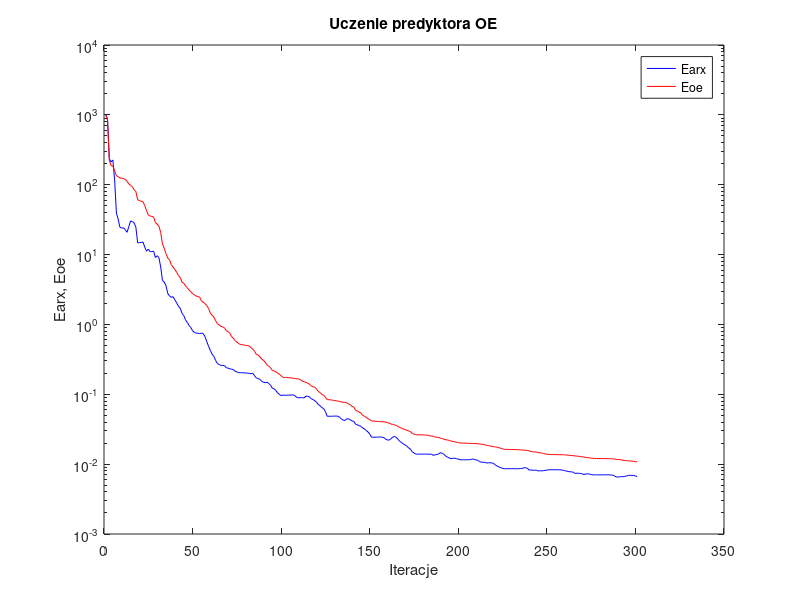
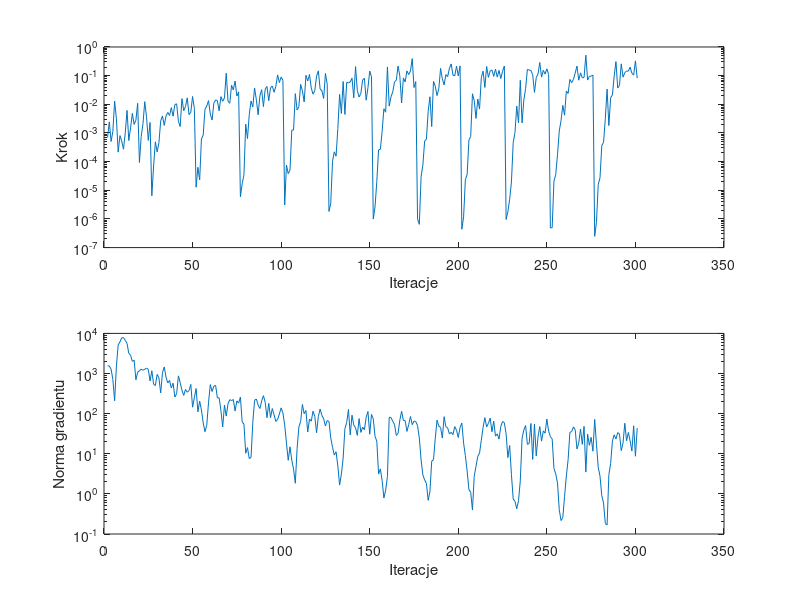

Recreate these plots in MATLAB, in order.
%uczenie predyktora oe
clear all;
n=0; farx(n+1)=1.016605e+003; foe(n+1)=9.873521e+002; wspucz(n+1)=0.000000e+000; ng(n+1)=0.000000e+000;
%odnowa zmiennej metryki
n=1; farx(n+1)=8.637240e+002; foe(n+1)=8.407140e+002; krok(n+1)=6.935224e-004; ng(n+1)=1.553791e+003;
n=2; farx(n+1)=2.359637e+002; foe(n+1)=2.237463e+002; krok(n+1)=2.442482e-003; ng(n+1)=1.540690e+003;
n=3; farx(n+1)=2.125795e+002; foe(n+1)=1.877232e+002; krok(n+1)=5.045766e-004; ng(n+1)=1.286412e+003;
n=4; farx(n+1)=2.254859e+002; foe(n+1)=1.846892e+002; krok(n+1)=1.136630e-003; ng(n+1)=7.116559e+002;
n=5; farx(n+1)=1.165194e+002; foe(n+1)=1.584028e+002; krok(n+1)=1.291090e-002; ng(n+1)=2.099120e+002;
n=6; farx(n+1)=3.924604e+001; foe(n+1)=1.346690e+002; krok(n+1)=3.187345e-003; ng(n+1)=1.514564e+003;
n=7; farx(n+1)=3.208344e+001; foe(n+1)=1.302379e+002; krok(n+1)=2.141893e-004; ng(n+1)=5.131633e+003;
n=8; farx(n+1)=2.451678e+001; foe(n+1)=1.246830e+002; krok(n+1)=8.099138e-004; ng(n+1)=6.135093e+003;
n=9; farx(n+1)=2.397189e+001; foe(n+1)=1.239423e+002; krok(n+1)=5.225197e-004; ng(n+1)=7.745075e+003;
n=10; farx(n+1)=2.416295e+001; foe(n+1)=1.226511e+002; krok(n+1)=2.710676e-004; ng(n+1)=7.847906e+003;
n=11; farx(n+1)=2.280848e+001; foe(n+1)=1.192519e+002; krok(n+1)=1.006709e-003; ng(n+1)=6.691030e+003;
n=12; farx(n+1)=2.083498e+001; foe(n+1)=1.118757e+002; krok(n+1)=6.130766e-003; ng(n+1)=5.642701e+003;
n=13; farx(n+1)=2.503735e+001; foe(n+1)=1.028764e+002; krok(n+1)=5.440190e-004; ng(n+1)=3.169255e+003;
n=14; farx(n+1)=3.035874e+001; foe(n+1)=9.780146e+001; krok(n+1)=1.506590e-003; ng(n+1)=2.862557e+003;
n=15; farx(n+1)=2.955422e+001; foe(n+1)=9.326776e+001; krok(n+1)=4.806036e-003; ng(n+1)=2.011807e+003;
n=16; farx(n+1)=2.849696e+001; foe(n+1)=8.493263e+001; krok(n+1)=1.986798e-003; ng(n+1)=2.145629e+003;
n=17; farx(n+1)=2.453319e+001; foe(n+1)=7.965718e+001; krok(n+1)=2.778799e-003; ng(n+1)=7.001088e+002;
n=18; farx(n+1)=1.470764e+001; foe(n+1)=6.087909e+001; krok(n+1)=1.086709e-002; ng(n+1)=1.074033e+003;
n=19; farx(n+1)=1.485485e+001; foe(n+1)=5.899649e+001; krok(n+1)=9.345155e-005; ng(n+1)=1.176672e+003;
n=20; farx(n+1)=1.489073e+001; foe(n+1)=5.814004e+001; krok(n+1)=7.553219e-004; ng(n+1)=1.286613e+003;
n=21; farx(n+1)=1.513043e+001; foe(n+1)=5.695393e+001; krok(n+1)=2.081087e-003; ng(n+1)=1.205141e+003;
n=22; farx(n+1)=1.281581e+001; foe(n+1)=5.044892e+001; krok(n+1)=1.238474e-002; ng(n+1)=1.273964e+003;
n=23; farx(n+1)=1.117130e+001; foe(n+1)=4.248179e+001; krok(n+1)=3.683227e-003; ng(n+1)=1.365306e+003;
n=24; farx(n+1)=1.194670e+001; foe(n+1)=3.699547e+001; krok(n+1)=5.504055e-004; ng(n+1)=1.264178e+003;
n=25; farx(n+1)=1.101893e+001; foe(n+1)=3.559854e+001; krok(n+1)=2.329252e-003; ng(n+1)=6.509564e+002;
%odnowa zmiennej metryki
n=26; farx(n+1)=1.104474e+001; foe(n+1)=3.527639e+001; krok(n+1)=6.439438e-006; ng(n+1)=1.175307e+003;
n=27; farx(n+1)=1.120817e+001; foe(n+1)=3.451348e+001; krok(n+1)=7.066590e-005; ng(n+1)=5.423303e+002;
n=28; farx(n+1)=9.071778e+000; foe(n+1)=2.884471e+001; krok(n+1)=4.927090e-004; ng(n+1)=5.013993e+002;
n=29; farx(n+1)=9.628479e+000; foe(n+1)=2.719597e+001; krok(n+1)=2.178264e-004; ng(n+1)=9.513427e+002;
n=30; farx(n+1)=9.045939e+000; foe(n+1)=2.556392e+001; krok(n+1)=4.526501e-004; ng(n+1)=7.826788e+002;
n=31; farx(n+1)=6.645447e+000; foe(n+1)=2.070568e+001; krok(n+1)=2.648499e-003; ng(n+1)=3.284524e+002;
n=32; farx(n+1)=4.244224e+000; foe(n+1)=1.419565e+001; krok(n+1)=3.935040e-003; ng(n+1)=1.049140e+003;
n=33; farx(n+1)=4.051885e+000; foe(n+1)=1.232081e+001; krok(n+1)=1.841613e-003; ng(n+1)=1.461652e+003;
n=34; farx(n+1)=3.578434e+000; foe(n+1)=1.027772e+001; krok(n+1)=3.886030e-003; ng(n+1)=8.135302e+002;
n=35; farx(n+1)=2.763608e+000; foe(n+1)=8.913072e+000; krok(n+1)=5.214527e-003; ng(n+1)=5.828114e+002;
n=36; farx(n+1)=2.559579e+000; foe(n+1)=8.412382e+000; krok(n+1)=4.054150e-003; ng(n+1)=6.725118e+002;
n=37; farx(n+1)=2.441916e+000; foe(n+1)=7.187272e+000; krok(n+1)=7.632150e-003; ng(n+1)=4.365811e+002;
n=38; farx(n+1)=2.492100e+000; foe(n+1)=6.632149e+000; krok(n+1)=3.846158e-003; ng(n+1)=5.734834e+002;
n=39; farx(n+1)=2.248231e+000; foe(n+1)=6.115139e+000; krok(n+1)=9.784074e-003; ng(n+1)=2.595253e+002;
n=40; farx(n+1)=2.039099e+000; foe(n+1)=5.606871e+000; krok(n+1)=1.042882e-002; ng(n+1)=3.141599e+002;
n=41; farx(n+1)=1.826390e+000; foe(n+1)=5.020215e+000; krok(n+1)=2.530456e-003; ng(n+1)=8.739775e+002;
n=42; farx(n+1)=1.713357e+000; foe(n+1)=4.712731e+000; krok(n+1)=1.675019e-003; ng(n+1)=5.932055e+002;
n=43; farx(n+1)=1.445332e+000; foe(n+1)=4.041966e+000; krok(n+1)=1.580614e-002; ng(n+1)=3.827089e+002;
n=44; farx(n+1)=1.343217e+000; foe(n+1)=3.877649e+000; krok(n+1)=5.967857e-003; ng(n+1)=2.849694e+002;
n=45; farx(n+1)=1.166253e+000; foe(n+1)=3.590039e+000; krok(n+1)=8.324349e-003; ng(n+1)=4.012431e+002;
n=46; farx(n+1)=1.063651e+000; foe(n+1)=3.348829e+000; krok(n+1)=1.675780e-002; ng(n+1)=3.406303e+002;
n=47; farx(n+1)=9.680618e-001; foe(n+1)=3.108795e+000; krok(n+1)=4.336062e-003; ng(n+1)=3.750878e+002;
n=48; farx(n+1)=9.037697e-001; foe(n+1)=2.952033e+000; krok(n+1)=5.282995e-003; ng(n+1)=5.367347e+002;
n=49; farx(n+1)=8.135331e-001; foe(n+1)=2.766042e+000; krok(n+1)=1.875076e-002; ng(n+1)=1.448069e+002;
n=50; farx(n+1)=7.679066e-001; foe(n+1)=2.657613e+000; krok(n+1)=7.251821e-003; ng(n+1)=2.483637e+002;
%odnowa zmiennej metryki
n=51; farx(n+1)=7.519884e-001; foe(n+1)=2.542525e+000; krok(n+1)=1.277945e-005; ng(n+1)=4.223616e+002;
n=52; farx(n+1)=7.460886e-001; foe(n+1)=2.509533e+000; krok(n+1)=6.322074e-005; ng(n+1)=1.104261e+002;
n=53; farx(n+1)=7.406306e-001; foe(n+1)=2.463633e+000; krok(n+1)=2.299949e-005; ng(n+1)=2.048477e+002;
n=54; farx(n+1)=7.497275e-001; foe(n+1)=2.170983e+000; krok(n+1)=6.187216e-004; ng(n+1)=1.233858e+002;
n=55; farx(n+1)=7.396531e-001; foe(n+1)=2.086172e+000; krok(n+1)=8.476039e-004; ng(n+1)=5.900075e+001;
n=56; farx(n+1)=6.688553e-001; foe(n+1)=1.986339e+000; krok(n+1)=6.669234e-003; ng(n+1)=3.542853e+001;
n=57; farx(n+1)=5.695848e-001; foe(n+1)=1.857306e+000; krok(n+1)=8.685477e-003; ng(n+1)=5.129940e+001;
n=58; farx(n+1)=4.882252e-001; foe(n+1)=1.700441e+000; krok(n+1)=1.339882e-002; ng(n+1)=1.859033e+002;
n=59; farx(n+1)=4.259014e-001; foe(n+1)=1.461874e+000; krok(n+1)=4.564205e-003; ng(n+1)=5.296821e+002;
n=60; farx(n+1)=3.761322e-001; foe(n+1)=1.351559e+000; krok(n+1)=2.827499e-003; ng(n+1)=3.566369e+002;
n=61; farx(n+1)=3.498503e-001; foe(n+1)=1.280436e+000; krok(n+1)=1.089156e-002; ng(n+1)=4.837050e+002;
n=62; farx(n+1)=3.052798e-001; foe(n+1)=1.131331e+000; krok(n+1)=1.423801e-002; ng(n+1)=5.070357e+002;
n=63; farx(n+1)=2.760440e-001; foe(n+1)=1.026137e+000; krok(n+1)=1.333847e-002; ng(n+1)=2.481792e+002;
n=64; farx(n+1)=2.665968e-001; foe(n+1)=9.799132e-001; krok(n+1)=5.906887e-003; ng(n+1)=2.478556e+002;
n=65; farx(n+1)=2.594135e-001; foe(n+1)=9.391850e-001; krok(n+1)=1.850334e-002; ng(n+1)=1.200123e+002;
n=66; farx(n+1)=2.587925e-001; foe(n+1)=9.203710e-001; krok(n+1)=1.269968e-002; ng(n+1)=4.642954e+001;
n=67; farx(n+1)=2.576506e-001; foe(n+1)=8.983184e-001; krok(n+1)=1.673711e-002; ng(n+1)=1.628741e+002;
n=68; farx(n+1)=2.411983e-001; foe(n+1)=8.145084e-001; krok(n+1)=1.216984e-001; ng(n+1)=8.680219e+001;
n=69; farx(n+1)=2.367204e-001; foe(n+1)=7.885705e-001; krok(n+1)=1.281894e-002; ng(n+1)=1.773792e+002;
n=70; farx(n+1)=2.311695e-001; foe(n+1)=7.489778e-001; krok(n+1)=1.082825e-002; ng(n+1)=2.228316e+002;
n=71; farx(n+1)=2.293096e-001; foe(n+1)=6.700556e-001; krok(n+1)=4.614317e-002; ng(n+1)=2.113128e+002;
n=72; farx(n+1)=2.262733e-001; foe(n+1)=6.358256e-001; krok(n+1)=3.178877e-002; ng(n+1)=2.244422e+002;
n=73; farx(n+1)=2.140069e-001; foe(n+1)=5.859862e-001; krok(n+1)=6.488875e-002; ng(n+1)=1.161420e+002;
n=74; farx(n+1)=2.089496e-001; foe(n+1)=5.608614e-001; krok(n+1)=1.941426e-002; ng(n+1)=2.081687e+002;
n=75; farx(n+1)=2.043886e-001; foe(n+1)=5.322952e-001; krok(n+1)=2.721013e-002; ng(n+1)=1.823575e+002;
%odnowa zmiennej metryki
n=76; farx(n+1)=2.036518e-001; foe(n+1)=5.169331e-001; krok(n+1)=5.918863e-006; ng(n+1)=2.581866e+002;
n=77; farx(n+1)=2.035392e-001; foe(n+1)=5.138419e-001; krok(n+1)=1.685899e-005; ng(n+1)=6.227289e+001;
n=78; farx(n+1)=2.029109e-001; foe(n+1)=5.070776e-001; krok(n+1)=3.494762e-005; ng(n+1)=5.452196e+001;
n=79; farx(n+1)=2.017878e-001; foe(n+1)=5.007912e-001; krok(n+1)=2.032662e-003; ng(n+1)=1.029707e+001;
n=80; farx(n+1)=2.006637e-001; foe(n+1)=4.961832e-001; krok(n+1)=6.369581e-004; ng(n+1)=1.423197e+001;
n=81; farx(n+1)=1.988070e-001; foe(n+1)=4.903665e-001; krok(n+1)=4.375565e-003; ng(n+1)=7.572288e+000;
n=82; farx(n+1)=1.969926e-001; foe(n+1)=4.664407e-001; krok(n+1)=1.299379e-002; ng(n+1)=8.131436e+000;
n=83; farx(n+1)=1.993346e-001; foe(n+1)=4.424359e-001; krok(n+1)=8.053672e-003; ng(n+1)=6.036567e+001;
n=84; farx(n+1)=1.840273e-001; foe(n+1)=4.133580e-001; krok(n+1)=3.706539e-002; ng(n+1)=2.146634e+002;
n=85; farx(n+1)=1.715057e-001; foe(n+1)=3.722778e-001; krok(n+1)=1.450364e-002; ng(n+1)=2.315481e+002;
n=86; farx(n+1)=1.683518e-001; foe(n+1)=3.648951e-001; krok(n+1)=4.290347e-003; ng(n+1)=1.632846e+002;
n=87; farx(n+1)=1.630461e-001; foe(n+1)=3.456089e-001; krok(n+1)=1.989989e-002; ng(n+1)=1.342724e+002;
n=88; farx(n+1)=1.536990e-001; foe(n+1)=3.202143e-001; krok(n+1)=3.244437e-002; ng(n+1)=2.066348e+002;
n=89; farx(n+1)=1.485248e-001; foe(n+1)=3.052783e-001; krok(n+1)=8.307419e-003; ng(n+1)=2.804804e+002;
n=90; farx(n+1)=1.468125e-001; foe(n+1)=2.875304e-001; krok(n+1)=3.369650e-002; ng(n+1)=1.914519e+002;
n=91; farx(n+1)=1.486255e-001; foe(n+1)=2.633574e-001; krok(n+1)=4.186607e-002; ng(n+1)=7.911540e+001;
n=92; farx(n+1)=1.431417e-001; foe(n+1)=2.522077e-001; krok(n+1)=1.333847e-002; ng(n+1)=1.807145e+002;
n=93; farx(n+1)=1.355165e-001; foe(n+1)=2.396890e-001; krok(n+1)=3.783561e-002; ng(n+1)=7.923826e+001;
n=94; farx(n+1)=1.220425e-001; foe(n+1)=2.194094e-001; krok(n+1)=4.346837e-002; ng(n+1)=1.341317e+002;
n=95; farx(n+1)=1.198356e-001; foe(n+1)=2.161757e-001; krok(n+1)=2.629130e-002; ng(n+1)=9.343283e+001;
n=96; farx(n+1)=1.130606e-001; foe(n+1)=2.098020e-001; krok(n+1)=4.242564e-002; ng(n+1)=6.406412e+001;
n=97; farx(n+1)=1.050106e-001; foe(n+1)=2.019518e-001; krok(n+1)=1.057059e-001; ng(n+1)=7.181056e+001;
n=98; farx(n+1)=9.968071e-002; foe(n+1)=1.937887e-001; krok(n+1)=5.737813e-002; ng(n+1)=9.784277e+001;
n=99; farx(n+1)=9.580694e-002; foe(n+1)=1.839099e-001; krok(n+1)=8.973318e-002; ng(n+1)=1.394768e+002;
n=100; farx(n+1)=9.718368e-002; foe(n+1)=1.744953e-001; krok(n+1)=6.900644e-002; ng(n+1)=1.031865e+002;
%odnowa zmiennej metryki
n=101; farx(n+1)=9.717909e-002; foe(n+1)=1.741335e-001; krok(n+1)=3.054530e-006; ng(n+1)=5.185205e+001;
n=102; farx(n+1)=9.700897e-002; foe(n+1)=1.732404e-001; krok(n+1)=7.616212e-005; ng(n+1)=1.852205e+001;
n=103; farx(n+1)=9.701523e-002; foe(n+1)=1.731850e-001; krok(n+1)=3.773212e-005; ng(n+1)=6.873196e+000;
n=104; farx(n+1)=9.725648e-002; foe(n+1)=1.726389e-001; krok(n+1)=5.039187e-005; ng(n+1)=1.488674e+001;
n=105; farx(n+1)=9.800431e-002; foe(n+1)=1.705177e-001; krok(n+1)=1.250908e-003; ng(n+1)=6.935985e+000;
n=106; farx(n+1)=9.795613e-002; foe(n+1)=1.698598e-001; krok(n+1)=1.259039e-003; ng(n+1)=4.186485e+000;
n=107; farx(n+1)=9.406005e-002; foe(n+1)=1.680702e-001; krok(n+1)=2.356822e-002; ng(n+1)=1.839673e+000;
n=108; farx(n+1)=8.962423e-002; foe(n+1)=1.663369e-001; krok(n+1)=6.353015e-003; ng(n+1)=1.340649e+001;
n=109; farx(n+1)=8.907444e-002; foe(n+1)=1.656561e-001; krok(n+1)=8.252113e-003; ng(n+1)=4.644276e+001;
n=110; farx(n+1)=8.982117e-002; foe(n+1)=1.609231e-001; krok(n+1)=4.954706e-002; ng(n+1)=6.357550e+001;
n=111; farx(n+1)=8.904843e-002; foe(n+1)=1.538698e-001; krok(n+1)=2.977641e-002; ng(n+1)=1.695222e+002;
n=112; farx(n+1)=8.906940e-002; foe(n+1)=1.516226e-001; krok(n+1)=1.204622e-002; ng(n+1)=9.940846e+001;
n=113; farx(n+1)=9.432473e-002; foe(n+1)=1.481427e-001; krok(n+1)=1.032026e-001; ng(n+1)=1.194146e+002;
n=114; farx(n+1)=9.345875e-002; foe(n+1)=1.449335e-001; krok(n+1)=6.503090e-002; ng(n+1)=3.478784e+001;
n=115; farx(n+1)=9.200370e-002; foe(n+1)=1.392860e-001; krok(n+1)=1.096481e-001; ng(n+1)=7.330946e+001;
n=116; farx(n+1)=8.623948e-002; foe(n+1)=1.316904e-001; krok(n+1)=3.687011e-002; ng(n+1)=6.491630e+001;
n=117; farx(n+1)=8.405250e-002; foe(n+1)=1.284290e-001; krok(n+1)=2.262062e-002; ng(n+1)=1.152800e+002;
n=118; farx(n+1)=8.103559e-002; foe(n+1)=1.256817e-001; krok(n+1)=3.010907e-002; ng(n+1)=8.507458e+001;
n=119; farx(n+1)=7.695558e-002; foe(n+1)=1.190041e-001; krok(n+1)=9.673938e-002; ng(n+1)=3.344743e+001;
n=120; farx(n+1)=7.132995e-002; foe(n+1)=1.099113e-001; krok(n+1)=1.471339e-001; ng(n+1)=8.504776e+001;
n=121; farx(n+1)=6.851083e-002; foe(n+1)=1.055498e-001; krok(n+1)=3.426151e-002; ng(n+1)=1.300656e+002;
n=122; farx(n+1)=6.437130e-002; foe(n+1)=9.925851e-002; krok(n+1)=2.963700e-002; ng(n+1)=9.024880e+001;
n=123; farx(n+1)=6.249068e-002; foe(n+1)=9.669081e-002; krok(n+1)=1.600678e-002; ng(n+1)=7.434155e+001;
n=124; farx(n+1)=5.622617e-002; foe(n+1)=9.086085e-002; krok(n+1)=1.191056e-001; ng(n+1)=4.908274e+001;
n=125; farx(n+1)=4.847715e-002; foe(n+1)=8.398743e-002; krok(n+1)=5.025120e-002; ng(n+1)=6.732560e+001;
%odnowa zmiennej metryki
n=126; farx(n+1)=4.846881e-002; foe(n+1)=8.351099e-002; krok(n+1)=1.826176e-006; ng(n+1)=6.399684e+001;
n=127; farx(n+1)=4.847760e-002; foe(n+1)=8.343729e-002; krok(n+1)=3.487566e-006; ng(n+1)=2.491879e+001;
n=128; farx(n+1)=4.853588e-002; foe(n+1)=8.224232e-002; krok(n+1)=1.032442e-004; ng(n+1)=1.451450e+001;
n=129; farx(n+1)=4.872333e-002; foe(n+1)=8.164980e-002; krok(n+1)=2.197532e-004; ng(n+1)=9.280962e+000;
n=130; farx(n+1)=4.874864e-002; foe(n+1)=8.081496e-002; krok(n+1)=1.545124e-004; ng(n+1)=1.121091e+001;
n=131; farx(n+1)=4.860134e-002; foe(n+1)=7.992333e-002; krok(n+1)=1.415702e-003; ng(n+1)=4.988985e+000;
n=132; farx(n+1)=4.678441e-002; foe(n+1)=7.887839e-002; krok(n+1)=2.223039e-002; ng(n+1)=1.659281e+000;
n=133; farx(n+1)=4.449094e-002; foe(n+1)=7.773344e-002; krok(n+1)=4.800362e-003; ng(n+1)=3.104312e+000;
n=134; farx(n+1)=4.271705e-002; foe(n+1)=7.694988e-002; krok(n+1)=6.244338e-002; ng(n+1)=7.804082e+000;
n=135; farx(n+1)=4.219063e-002; foe(n+1)=7.673588e-002; krok(n+1)=4.427789e-003; ng(n+1)=4.269976e+001;
n=136; farx(n+1)=4.456582e-002; foe(n+1)=7.537435e-002; krok(n+1)=5.857529e-002; ng(n+1)=5.991360e+001;
n=137; farx(n+1)=4.452397e-002; foe(n+1)=7.292760e-002; krok(n+1)=5.558094e-002; ng(n+1)=1.272660e+002;
n=138; farx(n+1)=4.341463e-002; foe(n+1)=7.137575e-002; krok(n+1)=6.024636e-002; ng(n+1)=2.947501e+001;
n=139; farx(n+1)=4.142599e-002; foe(n+1)=6.676145e-002; krok(n+1)=8.172294e-002; ng(n+1)=9.146599e+001;
n=140; farx(n+1)=4.095261e-002; foe(n+1)=6.606973e-002; krok(n+1)=1.675780e-002; ng(n+1)=5.221910e+001;
n=141; farx(n+1)=3.734334e-002; foe(n+1)=5.914935e-002; krok(n+1)=2.073757e-001; ng(n+1)=4.443285e+001;
n=142; farx(n+1)=3.661721e-002; foe(n+1)=5.756990e-002; krok(n+1)=2.981463e-002; ng(n+1)=2.874191e+001;
n=143; farx(n+1)=3.558149e-002; foe(n+1)=5.562396e-002; krok(n+1)=1.789318e-002; ng(n+1)=7.525398e+001;
n=144; farx(n+1)=3.478354e-002; foe(n+1)=5.414433e-002; krok(n+1)=2.417030e-002; ng(n+1)=3.404894e+001;
n=145; farx(n+1)=3.299045e-002; foe(n+1)=4.990943e-002; krok(n+1)=7.071636e-002; ng(n+1)=4.601814e+001;
n=146; farx(n+1)=3.183409e-002; foe(n+1)=4.855139e-002; krok(n+1)=8.097460e-002; ng(n+1)=3.980684e+001;
n=147; farx(n+1)=3.034778e-002; foe(n+1)=4.684313e-002; krok(n+1)=1.392711e-002; ng(n+1)=8.142499e+001;
n=148; farx(n+1)=2.894177e-002; foe(n+1)=4.475148e-002; krok(n+1)=3.818352e-002; ng(n+1)=1.131857e+002;
n=149; farx(n+1)=2.700801e-002; foe(n+1)=4.337867e-002; krok(n+1)=1.443061e-001; ng(n+1)=3.071987e+001;
n=150; farx(n+1)=2.428335e-002; foe(n+1)=4.157420e-002; krok(n+1)=9.137743e-002; ng(n+1)=9.562896e+001;
%odnowa zmiennej metryki
n=151; farx(n+1)=2.429419e-002; foe(n+1)=4.134273e-002; krok(n+1)=9.901237e-007; ng(n+1)=7.413856e+001;
n=152; farx(n+1)=2.430683e-002; foe(n+1)=4.125485e-002; krok(n+1)=2.649442e-006; ng(n+1)=2.717748e+001;
n=153; farx(n+1)=2.437581e-002; foe(n+1)=4.088289e-002; krok(n+1)=2.016710e-005; ng(n+1)=2.059668e+001;
n=154; farx(n+1)=2.439065e-002; foe(n+1)=4.077911e-002; krok(n+1)=2.578918e-004; ng(n+1)=3.111381e+000;
n=155; farx(n+1)=2.441696e-002; foe(n+1)=4.060714e-002; krok(n+1)=2.695564e-004; ng(n+1)=4.191151e+000;
n=156; farx(n+1)=2.434803e-002; foe(n+1)=4.042129e-002; krok(n+1)=1.123587e-003; ng(n+1)=2.173791e+000;
n=157; farx(n+1)=2.393341e-002; foe(n+1)=4.031286e-002; krok(n+1)=7.000907e-003; ng(n+1)=7.910267e-001;
n=158; farx(n+1)=2.285114e-002; foe(n+1)=4.012734e-002; krok(n+1)=5.295103e-003; ng(n+1)=1.241219e+000;
n=159; farx(n+1)=2.217012e-002; foe(n+1)=3.902558e-002; krok(n+1)=2.012417e-001; ng(n+1)=2.705199e+000;
n=160; farx(n+1)=2.211147e-002; foe(n+1)=3.890281e-002; krok(n+1)=8.647968e-003; ng(n+1)=8.147611e+001;
n=161; farx(n+1)=2.312685e-002; foe(n+1)=3.754386e-002; krok(n+1)=1.809047e-002; ng(n+1)=7.996137e+001;
n=162; farx(n+1)=2.435355e-002; foe(n+1)=3.703797e-002; krok(n+1)=2.712333e-002; ng(n+1)=6.471017e+001;
n=163; farx(n+1)=2.496233e-002; foe(n+1)=3.631838e-002; krok(n+1)=6.004768e-002; ng(n+1)=5.307227e+001;
n=164; farx(n+1)=2.415477e-002; foe(n+1)=3.584240e-002; krok(n+1)=6.900644e-002; ng(n+1)=2.857721e+001;
n=165; farx(n+1)=2.264613e-002; foe(n+1)=3.475287e-002; krok(n+1)=2.176076e-001; ng(n+1)=3.231587e+001;
n=166; farx(n+1)=2.114834e-002; foe(n+1)=3.339024e-002; krok(n+1)=9.599621e-002; ng(n+1)=6.887956e+001;
n=167; farx(n+1)=2.037309e-002; foe(n+1)=3.273678e-002; krok(n+1)=1.111520e-002; ng(n+1)=1.145889e+002;
n=168; farx(n+1)=1.941363e-002; foe(n+1)=3.179614e-002; krok(n+1)=8.331886e-002; ng(n+1)=6.764873e+001;
n=169; farx(n+1)=1.886037e-002; foe(n+1)=3.123946e-002; krok(n+1)=6.004768e-002; ng(n+1)=6.707007e+001;
n=170; farx(n+1)=1.804341e-002; foe(n+1)=3.056283e-002; krok(n+1)=1.467726e-001; ng(n+1)=3.605415e+001;
n=171; farx(n+1)=1.710119e-002; foe(n+1)=2.983698e-002; krok(n+1)=1.088405e-001; ng(n+1)=5.304439e+001;
n=172; farx(n+1)=1.634250e-002; foe(n+1)=2.922209e-002; krok(n+1)=1.452529e-001; ng(n+1)=8.497019e+001;
n=173; farx(n+1)=1.500779e-002; foe(n+1)=2.756730e-002; krok(n+1)=3.923690e-001; ng(n+1)=5.293825e+001;
n=174; farx(n+1)=1.448272e-002; foe(n+1)=2.690155e-002; krok(n+1)=3.852379e-002; ng(n+1)=6.547543e+001;
n=175; farx(n+1)=1.391313e-002; foe(n+1)=2.639627e-002; krok(n+1)=6.189726e-002; ng(n+1)=6.326331e+001;
%odnowa zmiennej metryki
n=176; farx(n+1)=1.390950e-002; foe(n+1)=2.629560e-002; krok(n+1)=9.897823e-007; ng(n+1)=5.029284e+001;
n=177; farx(n+1)=1.390948e-002; foe(n+1)=2.627605e-002; krok(n+1)=6.479595e-007; ng(n+1)=2.463327e+001;
n=178; farx(n+1)=1.391578e-002; foe(n+1)=2.623504e-002; krok(n+1)=2.983290e-005; ng(n+1)=7.052896e+000;
n=179; farx(n+1)=1.391414e-002; foe(n+1)=2.621257e-002; krok(n+1)=7.528795e-005; ng(n+1)=2.970369e+000;
n=180; farx(n+1)=1.393845e-002; foe(n+1)=2.611148e-002; krok(n+1)=5.202718e-004; ng(n+1)=2.225050e+000;
n=181; farx(n+1)=1.393693e-002; foe(n+1)=2.605268e-002; krok(n+1)=6.019342e-004; ng(n+1)=1.838051e+000;
n=182; farx(n+1)=1.386665e-002; foe(n+1)=2.597827e-002; krok(n+1)=5.680993e-003; ng(n+1)=6.891975e-001;
n=183; farx(n+1)=1.388403e-002; foe(n+1)=2.533531e-002; krok(n+1)=1.831590e-002; ng(n+1)=1.159348e+000;
n=184; farx(n+1)=1.386013e-002; foe(n+1)=2.530071e-002; krok(n+1)=1.671680e-003; ng(n+1)=6.567114e+000;
n=185; farx(n+1)=1.332393e-002; foe(n+1)=2.502400e-002; krok(n+1)=6.288276e-002; ng(n+1)=7.120343e+000;
n=186; farx(n+1)=1.363220e-002; foe(n+1)=2.441682e-002; krok(n+1)=4.284718e-002; ng(n+1)=2.395327e+001;
n=187; farx(n+1)=1.376054e-002; foe(n+1)=2.426540e-002; krok(n+1)=2.015462e-002; ng(n+1)=6.879488e+001;
n=188; farx(n+1)=1.406139e-002; foe(n+1)=2.413341e-002; krok(n+1)=3.469665e-002; ng(n+1)=4.886026e+001;
n=189; farx(n+1)=1.462082e-002; foe(n+1)=2.351775e-002; krok(n+1)=1.794664e-001; ng(n+1)=4.534096e+001;
n=190; farx(n+1)=1.426294e-002; foe(n+1)=2.318894e-002; krok(n+1)=7.689657e-002; ng(n+1)=2.460584e+001;
n=191; farx(n+1)=1.376230e-002; foe(n+1)=2.275852e-002; krok(n+1)=4.756755e-002; ng(n+1)=8.400013e+001;
n=192; farx(n+1)=1.299449e-002; foe(n+1)=2.231516e-002; krok(n+1)=1.091056e-001; ng(n+1)=4.717372e+001;
n=193; farx(n+1)=1.253740e-002; foe(n+1)=2.211349e-002; krok(n+1)=9.228634e-002; ng(n+1)=4.407553e+001;
n=194; farx(n+1)=1.223363e-002; foe(n+1)=2.184829e-002; krok(n+1)=1.818254e-001; ng(n+1)=3.109197e+001;
n=195; farx(n+1)=1.193784e-002; foe(n+1)=2.138229e-002; krok(n+1)=2.565715e-001; ng(n+1)=3.443005e+001;
n=196; farx(n+1)=1.215179e-002; foe(n+1)=2.114246e-002; krok(n+1)=1.041001e-001; ng(n+1)=3.000089e+001;
n=197; farx(n+1)=1.217951e-002; foe(n+1)=2.090413e-002; krok(n+1)=9.781251e-002; ng(n+1)=4.756341e+001;
n=198; farx(n+1)=1.194436e-002; foe(n+1)=2.064162e-002; krok(n+1)=2.158836e-001; ng(n+1)=3.874979e+001;
n=199; farx(n+1)=1.187200e-002; foe(n+1)=2.039006e-002; krok(n+1)=9.790194e-002; ng(n+1)=2.540052e+001;
n=200; farx(n+1)=1.155328e-002; foe(n+1)=2.007272e-002; krok(n+1)=2.193298e-001; ng(n+1)=4.529670e+001;
%odnowa zmiennej metryki
n=201; farx(n+1)=1.155488e-002; foe(n+1)=2.001563e-002; krok(n+1)=4.373285e-007; ng(n+1)=5.824586e+001;
n=202; farx(n+1)=1.155565e-002; foe(n+1)=1.999523e-002; krok(n+1)=1.174991e-006; ng(n+1)=1.834814e+001;
n=203; farx(n+1)=1.154955e-002; foe(n+1)=1.992857e-002; krok(n+1)=2.331194e-005; ng(n+1)=8.945310e+000;
n=204; farx(n+1)=1.155649e-002; foe(n+1)=1.990797e-002; krok(n+1)=3.572825e-005; ng(n+1)=3.691212e+000;
n=205; farx(n+1)=1.158473e-002; foe(n+1)=1.986848e-002; krok(n+1)=5.673940e-004; ng(n+1)=1.274637e+000;
n=206; farx(n+1)=1.161749e-002; foe(n+1)=1.983734e-002; krok(n+1)=7.459007e-004; ng(n+1)=1.101897e+000;
n=207; farx(n+1)=1.186958e-002; foe(n+1)=1.974709e-002; krok(n+1)=2.331822e-002; ng(n+1)=3.953829e-001;
n=208; farx(n+1)=1.171579e-002; foe(n+1)=1.971042e-002; krok(n+1)=1.345452e-002; ng(n+1)=2.758239e+000;
n=209; farx(n+1)=1.151381e-002; foe(n+1)=1.964474e-002; krok(n+1)=3.225080e-003; ng(n+1)=4.858763e+000;
n=210; farx(n+1)=1.135905e-002; foe(n+1)=1.959479e-002; krok(n+1)=1.525498e-002; ng(n+1)=8.620923e+000;
n=211; farx(n+1)=1.085485e-002; foe(n+1)=1.943476e-002; krok(n+1)=6.832794e-003; ng(n+1)=1.037736e+001;
n=212; farx(n+1)=1.067784e-002; foe(n+1)=1.928858e-002; krok(n+1)=8.662598e-002; ng(n+1)=2.182471e+001;
n=213; farx(n+1)=1.063809e-002; foe(n+1)=1.912447e-002; krok(n+1)=1.434123e-001; ng(n+1)=4.585952e+001;
n=214; farx(n+1)=1.061476e-002; foe(n+1)=1.892933e-002; krok(n+1)=3.871130e-002; ng(n+1)=7.943075e+001;
n=215; farx(n+1)=1.036747e-002; foe(n+1)=1.856681e-002; krok(n+1)=2.093785e-001; ng(n+1)=4.681238e+001;
n=216; farx(n+1)=1.045702e-002; foe(n+1)=1.842137e-002; krok(n+1)=8.764941e-002; ng(n+1)=5.748888e+001;
n=217; farx(n+1)=1.047487e-002; foe(n+1)=1.819073e-002; krok(n+1)=1.460546e-001; ng(n+1)=7.718427e+001;
n=218; farx(n+1)=1.040937e-002; foe(n+1)=1.799607e-002; krok(n+1)=1.580662e-001; ng(n+1)=3.531980e+001;
n=219; farx(n+1)=1.020183e-002; foe(n+1)=1.778238e-002; krok(n+1)=9.420590e-002; ng(n+1)=6.509931e+001;
n=220; farx(n+1)=9.684858e-003; foe(n+1)=1.762589e-002; krok(n+1)=1.690558e-001; ng(n+1)=2.751807e+001;
n=221; farx(n+1)=9.393363e-003; foe(n+1)=1.748346e-002; krok(n+1)=8.892157e-002; ng(n+1)=3.126920e+001;
n=222; farx(n+1)=9.105030e-003; foe(n+1)=1.713854e-002; krok(n+1)=1.528851e-001; ng(n+1)=2.317163e+001;
n=223; farx(n+1)=8.908177e-003; foe(n+1)=1.688746e-002; krok(n+1)=7.951813e-002; ng(n+1)=4.814553e+001;
n=224; farx(n+1)=8.697148e-003; foe(n+1)=1.658080e-002; krok(n+1)=1.433103e-001; ng(n+1)=6.371810e+001;
n=225; farx(n+1)=8.607922e-003; foe(n+1)=1.629509e-002; krok(n+1)=2.167565e-001; ng(n+1)=5.921351e+001;
%odnowa zmiennej metryki
n=226; farx(n+1)=8.608311e-003; foe(n+1)=1.625319e-002; krok(n+1)=9.623223e-007; ng(n+1)=3.136216e+001;
n=227; farx(n+1)=8.608535e-003; foe(n+1)=1.624957e-002; krok(n+1)=1.789244e-006; ng(n+1)=8.033656e+000;
n=228; farx(n+1)=8.609281e-003; foe(n+1)=1.620208e-002; krok(n+1)=4.886358e-006; ng(n+1)=1.605754e+001;
n=229; farx(n+1)=8.610691e-003; foe(n+1)=1.619469e-002; krok(n+1)=1.954543e-005; ng(n+1)=3.029662e+000;
n=230; farx(n+1)=8.606151e-003; foe(n+1)=1.618608e-002; krok(n+1)=4.576195e-004; ng(n+1)=7.448236e-001;
n=231; farx(n+1)=8.599456e-003; foe(n+1)=1.617349e-002; krok(n+1)=1.040497e-003; ng(n+1)=6.501124e-001;
n=232; farx(n+1)=8.588861e-003; foe(n+1)=1.614100e-002; krok(n+1)=8.625805e-003; ng(n+1)=4.243403e-001;
n=233; farx(n+1)=8.614264e-003; foe(n+1)=1.610155e-002; krok(n+1)=2.237201e-003; ng(n+1)=6.766964e-001;
n=234; farx(n+1)=8.638387e-003; foe(n+1)=1.600038e-002; krok(n+1)=6.864555e-002; ng(n+1)=2.118285e+000;
n=235; farx(n+1)=8.666067e-003; foe(n+1)=1.596052e-002; krok(n+1)=2.241713e-003; ng(n+1)=2.414927e+001;
n=236; farx(n+1)=8.861291e-003; foe(n+1)=1.588476e-002; krok(n+1)=1.406421e-002; ng(n+1)=3.919857e+001;
n=237; farx(n+1)=8.907424e-003; foe(n+1)=1.581139e-002; krok(n+1)=3.550149e-002; ng(n+1)=5.046226e+001;
n=238; farx(n+1)=8.708399e-003; foe(n+1)=1.570613e-002; krok(n+1)=1.655202e-001; ng(n+1)=1.712233e+001;
n=239; farx(n+1)=8.233043e-003; foe(n+1)=1.545085e-002; krok(n+1)=1.567018e-001; ng(n+1)=1.807926e+001;
n=240; farx(n+1)=8.276180e-003; foe(n+1)=1.519768e-002; krok(n+1)=1.510272e-001; ng(n+1)=5.685749e+001;
n=241; farx(n+1)=8.155515e-003; foe(n+1)=1.501373e-002; krok(n+1)=1.076512e-001; ng(n+1)=7.241265e+000;
n=242; farx(n+1)=8.193515e-003; foe(n+1)=1.494179e-002; krok(n+1)=2.602503e-002; ng(n+1)=5.502161e+001;
n=243; farx(n+1)=8.189004e-003; foe(n+1)=1.490756e-002; krok(n+1)=8.470464e-002; ng(n+1)=8.864551e+000;
n=244; farx(n+1)=7.981080e-003; foe(n+1)=1.471535e-002; krok(n+1)=1.143175e-001; ng(n+1)=2.649755e+001;
n=245; farx(n+1)=8.052970e-003; foe(n+1)=1.451962e-002; krok(n+1)=2.886121e-001; ng(n+1)=4.764808e+001;
n=246; farx(n+1)=8.020346e-003; foe(n+1)=1.441627e-002; krok(n+1)=8.892157e-002; ng(n+1)=2.063476e+001;
n=247; farx(n+1)=8.047844e-003; foe(n+1)=1.424725e-002; krok(n+1)=1.536414e-001; ng(n+1)=3.712690e+001;
n=248; farx(n+1)=8.150242e-003; foe(n+1)=1.401963e-002; krok(n+1)=1.134226e-001; ng(n+1)=3.263171e+001;
n=249; farx(n+1)=8.212174e-003; foe(n+1)=1.384723e-002; krok(n+1)=1.728699e-001; ng(n+1)=7.331154e+001;
n=250; farx(n+1)=8.313478e-003; foe(n+1)=1.376139e-002; krok(n+1)=1.096649e-001; ng(n+1)=3.663263e+001;
%odnowa zmiennej metryki
n=251; farx(n+1)=8.313221e-003; foe(n+1)=1.373604e-002; krok(n+1)=4.841177e-007; ng(n+1)=2.665109e+001;
n=252; farx(n+1)=8.313604e-003; foe(n+1)=1.372493e-002; krok(n+1)=4.929212e-007; ng(n+1)=2.349144e+001;
n=253; farx(n+1)=8.310235e-003; foe(n+1)=1.370693e-002; krok(n+1)=2.097007e-005; ng(n+1)=4.302807e+000;
n=254; farx(n+1)=8.309138e-003; foe(n+1)=1.369448e-002; krok(n+1)=3.531947e-005; ng(n+1)=3.157689e+000;
n=255; farx(n+1)=8.307828e-003; foe(n+1)=1.367066e-002; krok(n+1)=1.733806e-004; ng(n+1)=1.885457e+000;
n=256; farx(n+1)=8.288497e-003; foe(n+1)=1.366266e-002; krok(n+1)=1.175649e-003; ng(n+1)=4.010248e-001;
n=257; farx(n+1)=8.275113e-003; foe(n+1)=1.365875e-002; krok(n+1)=2.684169e-003; ng(n+1)=2.168074e-001;
n=258; farx(n+1)=8.197524e-003; foe(n+1)=1.364005e-002; krok(n+1)=9.213222e-003; ng(n+1)=2.555786e-001;
n=259; farx(n+1)=8.084907e-003; foe(n+1)=1.360677e-002; krok(n+1)=4.161987e-003; ng(n+1)=8.705711e-001;
n=260; farx(n+1)=7.983516e-003; foe(n+1)=1.351415e-002; krok(n+1)=2.900728e-002; ng(n+1)=2.790339e+000;
n=261; farx(n+1)=7.845459e-003; foe(n+1)=1.343681e-002; krok(n+1)=2.392360e-002; ng(n+1)=7.174441e+000;
n=262; farx(n+1)=7.794288e-003; foe(n+1)=1.336222e-002; krok(n+1)=7.385489e-002; ng(n+1)=3.417614e+001;
n=263; farx(n+1)=7.744817e-003; foe(n+1)=1.329893e-002; krok(n+1)=5.715876e-002; ng(n+1)=3.558045e+001;
n=264; farx(n+1)=7.642803e-003; foe(n+1)=1.322300e-002; krok(n+1)=7.453607e-002; ng(n+1)=4.673605e+001;
n=265; farx(n+1)=7.341757e-003; foe(n+1)=1.310441e-002; krok(n+1)=1.234039e-001; ng(n+1)=3.951719e+001;
n=266; farx(n+1)=7.439166e-003; foe(n+1)=1.302169e-002; krok(n+1)=2.158836e-001; ng(n+1)=1.319597e+001;
n=267; farx(n+1)=7.394959e-003; foe(n+1)=1.296527e-002; krok(n+1)=6.935426e-002; ng(n+1)=1.859783e+001;
n=268; farx(n+1)=7.355844e-003; foe(n+1)=1.283577e-002; krok(n+1)=1.254000e-001; ng(n+1)=4.140601e+001;
n=269; farx(n+1)=7.249546e-003; foe(n+1)=1.276090e-002; krok(n+1)=8.388517e-002; ng(n+1)=1.715455e+001;
n=270; farx(n+1)=7.099533e-003; foe(n+1)=1.263433e-002; krok(n+1)=8.662598e-002; ng(n+1)=4.816249e+001;
n=271; farx(n+1)=7.259146e-003; foe(n+1)=1.246516e-002; krok(n+1)=5.174513e-001; ng(n+1)=3.493734e+000;
n=272; farx(n+1)=7.259821e-003; foe(n+1)=1.237142e-002; krok(n+1)=7.000904e-002; ng(n+1)=3.091136e+001;
n=273; farx(n+1)=7.221641e-003; foe(n+1)=1.230120e-002; krok(n+1)=9.451019e-002; ng(n+1)=1.624640e+001;
n=274; farx(n+1)=7.108306e-003; foe(n+1)=1.219885e-002; krok(n+1)=9.570725e-002; ng(n+1)=2.563704e+001;
n=275; farx(n+1)=7.026711e-003; foe(n+1)=1.211621e-002; krok(n+1)=1.046893e-001; ng(n+1)=1.157528e+001;
%odnowa zmiennej metryki
n=276; farx(n+1)=7.027051e-003; foe(n+1)=1.206157e-002; krok(n+1)=2.481277e-007; ng(n+1)=7.178384e+001;
n=277; farx(n+1)=7.027044e-003; foe(n+1)=1.205064e-002; krok(n+1)=7.587857e-007; ng(n+1)=1.720701e+001;
n=278; farx(n+1)=7.025616e-003; foe(n+1)=1.203655e-002; krok(n+1)=1.592832e-005; ng(n+1)=4.589570e+000;
n=279; farx(n+1)=7.024863e-003; foe(n+1)=1.203010e-002; krok(n+1)=2.717293e-005; ng(n+1)=2.769977e+000;
n=280; farx(n+1)=7.029169e-003; foe(n+1)=1.201666e-002; krok(n+1)=3.656039e-004; ng(n+1)=9.069059e-001;
n=281; farx(n+1)=7.030008e-003; foe(n+1)=1.201138e-002; krok(n+1)=4.676141e-004; ng(n+1)=5.906569e-001;
n=282; farx(n+1)=7.027547e-003; foe(n+1)=1.200865e-002; krok(n+1)=3.159755e-003; ng(n+1)=1.832281e-001;
n=283; farx(n+1)=7.044663e-003; foe(n+1)=1.198490e-002; krok(n+1)=3.377395e-002; ng(n+1)=1.681288e-001;
n=284; farx(n+1)=7.050975e-003; foe(n+1)=1.197648e-002; krok(n+1)=1.810600e-003; ng(n+1)=3.030204e+000;
n=285; farx(n+1)=6.992026e-003; foe(n+1)=1.194493e-002; krok(n+1)=1.693613e-002; ng(n+1)=5.684671e+000;
n=286; farx(n+1)=6.977884e-003; foe(n+1)=1.192218e-002; krok(n+1)=2.128042e-002; ng(n+1)=2.065706e+001;
n=287; farx(n+1)=6.826847e-003; foe(n+1)=1.188215e-002; krok(n+1)=9.599621e-002; ng(n+1)=2.964707e+001;
n=288; farx(n+1)=6.569789e-003; foe(n+1)=1.169838e-002; krok(n+1)=3.096904e-001; ng(n+1)=2.329419e+001;
n=289; farx(n+1)=6.551428e-003; foe(n+1)=1.163532e-002; krok(n+1)=3.678347e-002; ng(n+1)=3.363461e+001;
n=290; farx(n+1)=6.555118e-003; foe(n+1)=1.161678e-002; krok(n+1)=4.614317e-002; ng(n+1)=3.090080e+001;
n=291; farx(n+1)=6.647835e-003; foe(n+1)=1.149527e-002; krok(n+1)=2.577175e-001; ng(n+1)=1.193319e+001;
n=292; farx(n+1)=6.603033e-003; foe(n+1)=1.138292e-002; krok(n+1)=8.877087e-002; ng(n+1)=1.872377e+001;
n=293; farx(n+1)=6.666641e-003; foe(n+1)=1.129218e-002; krok(n+1)=1.271551e-001; ng(n+1)=5.761046e+001;
n=294; farx(n+1)=6.769010e-003; foe(n+1)=1.122065e-002; krok(n+1)=1.447238e-001; ng(n+1)=2.101081e+001;
n=295; farx(n+1)=6.913663e-003; foe(n+1)=1.118066e-002; krok(n+1)=1.438191e-001; ng(n+1)=3.403275e+001;
n=296; farx(n+1)=6.921104e-003; foe(n+1)=1.111055e-002; krok(n+1)=1.981558e-001; ng(n+1)=2.084232e+001;
n=297; farx(n+1)=6.891765e-003; foe(n+1)=1.105052e-002; krok(n+1)=1.218112e-001; ng(n+1)=1.169835e+001;
n=298; farx(n+1)=6.919804e-003; foe(n+1)=1.097233e-002; krok(n+1)=1.046893e-001; ng(n+1)=4.974085e+001;
n=299; farx(n+1)=6.760724e-003; foe(n+1)=1.085812e-002; krok(n+1)=3.276650e-001; ng(n+1)=8.683362e+000;
n=300; farx(n+1)=6.655813e-003; foe(n+1)=1.074971e-002; krok(n+1)=8.219922e-002; ng(n+1)=4.349301e+001;

figure; semilogy(farx,'b'); hold on; semilogy(foe,'r'); xlabel('Iteracje'); ylabel('Earx, Eoe'); legend('Earx','Eoe'); title('Uczenie predyktora OE');
figure; subplot(2,1,1); semilogy(krok); xlabel('Iteracje'); ylabel('Krok');
subplot(2,1,2); semilogy(ng); xlabel('Iteracje'); ylabel('Norma gradientu');
Earx=farx(n+1)
Eoe=foe(n+1)
